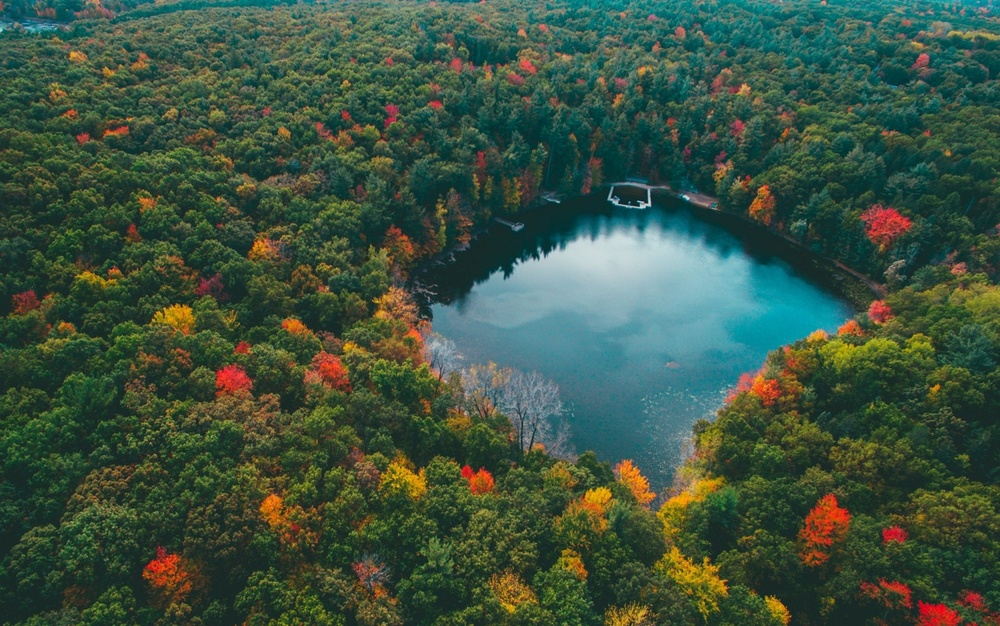
#> input picture uno.jpg, 1000 x 626 px, shrunk from 1600 x 1001 before the run
$ jupyter execute --allow-errors laboratorio1.ipynb
#> lines starting #> are read from the running program, lines starting #| are printed output that depends on the picture; long printed decimals are rounded
#> further down, img is the input picture: shape (626, 1000, 3); mean B, G, R 64.3, 82.5, 60.8
# Laboratorio 1

### Librerías

[cell 1]
import cv2
import numpy as np
import matplotlib.pyplot as plt

## Problema 1:
Desarrolle una función la cual reciba dos parámetros, una imagen y un entero llamado color, la función debe devolver una imagen la cual tenga activos los canales de color seg´un los siguientes puntos:

[cell 2]
def colores_activos(color,imagen):
#> called with color = 20
    alto = imagen.shape[0]
#> alto = 626
    ancho = imagen.shape[1]
#> ancho = 1000
    lienzo=np.zeros((alto,ancho,3))
    for i in range(0,alto):
        for j in range(0,ancho):
            pixel=imagen[i,j]
            red=pixel[0]
            green=pixel[1]
            blue=pixel[2]
            switcher = {
                1: [blue,0,0],
                2: [0,green,0],
                3: [0,0,red],
                10: [0,green,red],
                20: [blue,green,0],
                30: [blue,0,red]
            }
            lienzo[i,j] = switcher.get(color)
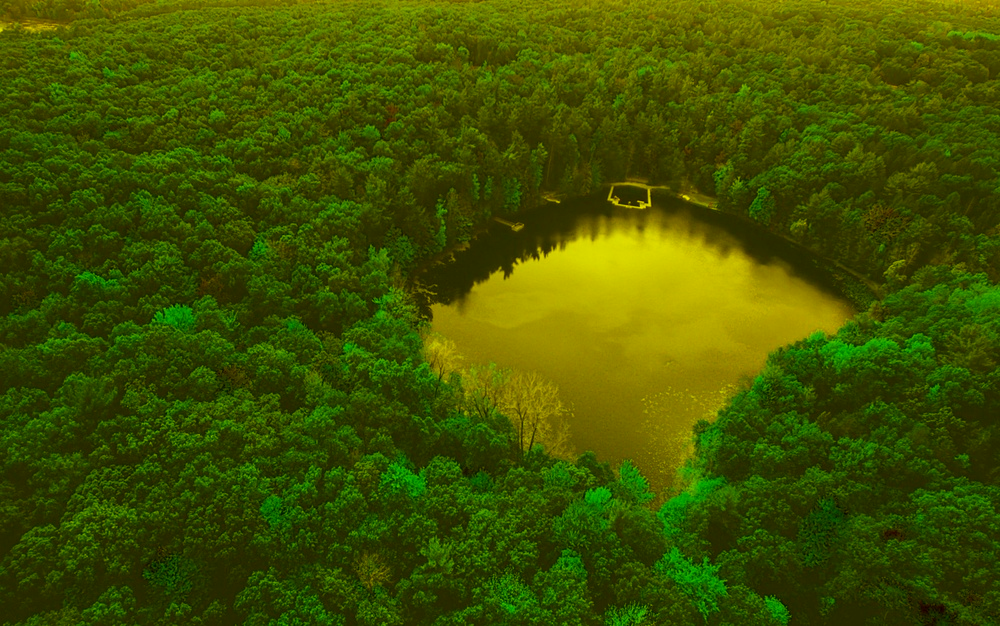
#> lienzo: shape (626, 1000, 3) float64; mean R, G, B 64.3, 82.5, 0
    cv2.imwrite('nuevo.jpg',lienzo)
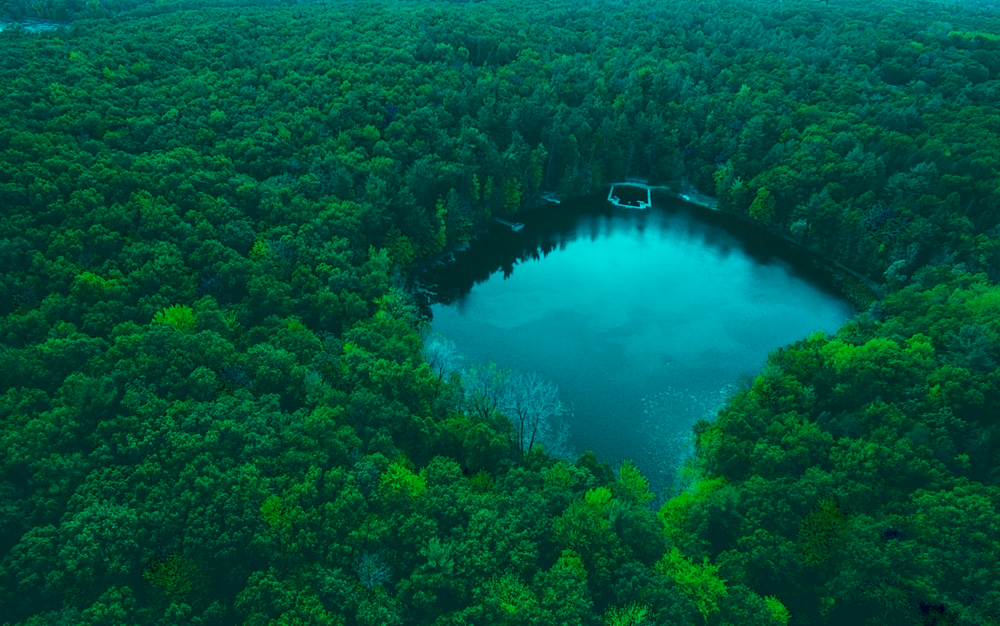
#> saved as nuevo.jpg: shape (626, 1000, 3); mean B, G, R 64.3, 82.5, 0
    nuevo = cv2.imread('nuevo.jpg')
    nuevo = cv2.cvtColor(nuevo,cv2.COLOR_BGR2RGB)
    return nuevo

[cell 3]
img = cv2.imread('uno.jpg')
img = cv2.cvtColor(img,cv2.COLOR_BGR2RGB)
plt.imshow(img)
plt.show

nuevo=colores_activos(20,img)
plt.imshow(nuevo)
plt.show
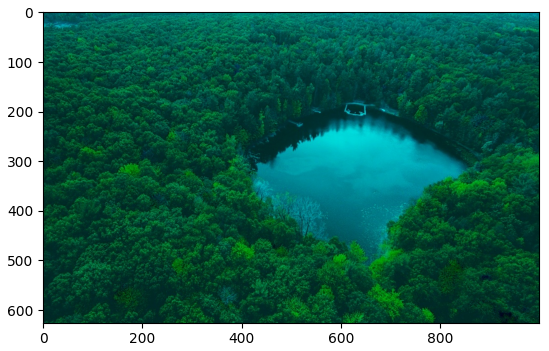
#> figure drawn by matplotlib, 1 panel

## Problema 2:
En el .zip del laboratorio se le compartió un conjunto de imágenes en escala de grises (imagen1, imagen2, perro) estas imágenes fueron creadas utilizando una escala de grises en 3D, cree una funcion que dadas las 3 imágenes se construya la imagen original a color.

[cell 4]
def gris_a_color(nombre):
    azul = cv2.imread(f"{nombre}/{nombre}_salida_gray_azul.jpg")
    rojo = cv2.imread(f"{nombre}/{nombre}_salida_gray_rojo.jpg")
    verde= cv2.imread(f"{nombre}/{nombre}_salida_gray_verde.jpg")
    alto = azul.shape[0]
    ancho = azul.shape[1]
    lienzo=np.zeros((alto,ancho,3))
    for i in range(0,alto):
        for j in range(0,ancho):
            pixelB=azul[i,j]
            pixelR=rojo[i,j]
            pixelV=verde[i,j]
            red=pixelR[0]
            green=pixelV[1]
            blue=pixelB[2]
            lienzo[i,j]= [blue,green,red]
    cv2.imwrite('nuevo.jpg',lienzo)
    nuevo = cv2.imread('nuevo.jpg')
    nuevo = cv2.cvtColor(nuevo,cv2.COLOR_BGR2RGB)
    return nuevo

#> (a cell that did not finish here is left out)

## Problema 3:
Cree una funcion que dada una imagen cree una escala de grises en tres dimensiones, tome en cuenta que su funcion debe crear 3 imágenes como salida. Para entregar este ejercicio debe incluir una las imágenes que haya utilizado como prueba y el resultado de las misma, no puede utilizar la imagen del Problema #2.

[cell 6]
def a_grises(nombre):
#> called with nombre = 'uno.jpg'
    img = cv2.imread(nombre)
    img = cv2.cvtColor(img,cv2.COLOR_BGR2RGB)
    alto  = img.shape[0]
#> alto = 626
    ancho = img.shape[1]
#> ancho = 1000
    lienzoR=np.zeros((alto,ancho,3))
    lienzoG=np.zeros((alto,ancho,3))
    lienzoB=np.zeros((alto,ancho,3))

    for i in range(0,alto):
        for j in range(0,ancho):
            pixel=img[i,j]
            red=pixel[0]
            green=pixel[1]
            blue=pixel[2]
            lienzoR[i,j] = [red,red,red]
            lienzoG[i,j] = [green,green,green]
            lienzoB[i,j] = [blue,blue,blue]
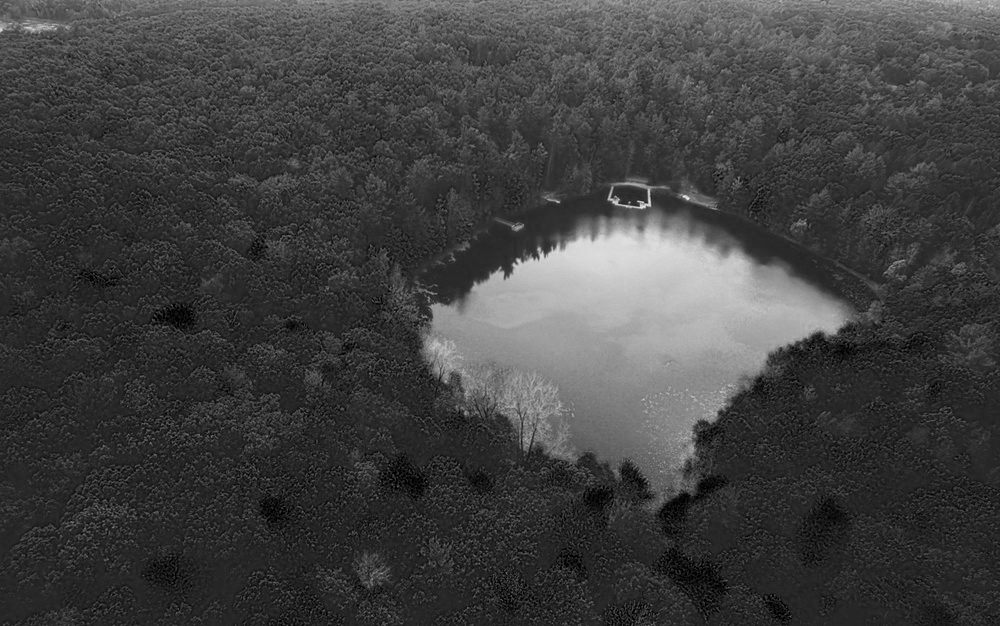
#> lienzoB: shape (626, 1000, 3) float64; min 0, max 234, mean 64.3
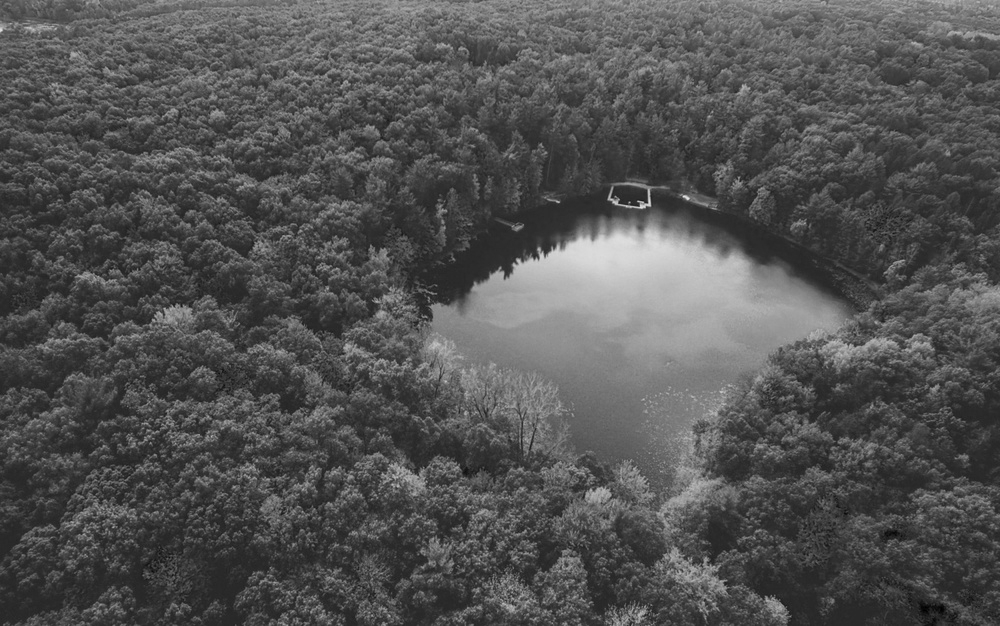
#> lienzoG: shape (626, 1000, 3) float64; min 0, max 226, mean 82.5
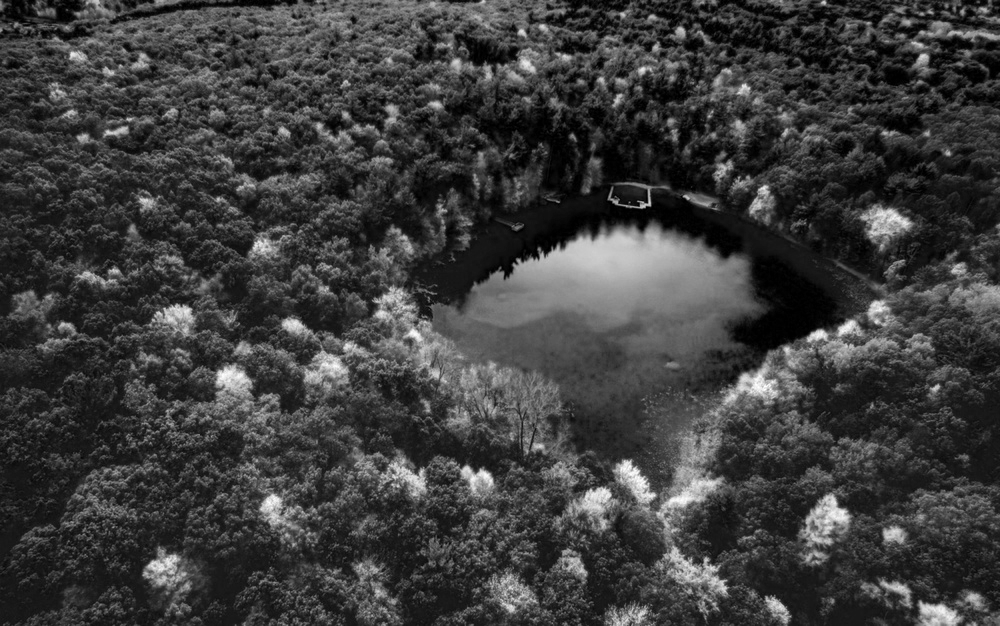
#> lienzoR: shape (626, 1000, 3) float64; min 0, max 255, mean 60.8
    cv2.imwrite('producida/producida_salida_gray_rojo.jpg',lienzoR)
    cv2.imwrite('producida/producida_salida_gray_verde.jpg',lienzoG)
    cv2.imwrite('producida/producida_salida_gray_azul.jpg',lienzoB)

[cell 7]
a_grises('uno.jpg')

## Problema 4:
Cree una funcion que dada una imagen, muestre el histograma de cada canal de color y el de escala de grises (utilice un promedio aritmético para su escala de grises, no puede usar funciones de opencv), sus histogramas deben incluir una linea vertical la cual muestre el valor de la media de la distribución

[cell 8]
def imagen_gris(imagen):
    alto  = imagen.shape[0]
    ancho = imagen.shape[1]
    nuevo=np.array([])
    for i in range(0,alto):
        for j in range(0,ancho):
            pixel=imagen[i,j]
            r=pixel[0]+pixel[1]+pixel[2]
            nuevo=np.append(nuevo,r)
    return nuevo

def media_color(imagen):
    colores=[[0,'blue'],[1,'green'],[2,'red'],[3,'gray']]
    for i in colores:
        nuevo=np.array([])
        plt.figure(figsize=(5,3))
        if i[1]!='gray':
            for j in imagen[:,:,i[0]]:
                nuevo=np.append(nuevo,j[:])
        else:
            # gris
            imagen_unica=imagen_gris(imagen)
            nuevo=np.round(imagen_unica/3)
        n = plt.hist(nuevo, bins=255)
        print('Media: ',nuevo.mean())
        x2 = [round(nuevo.mean()),round(nuevo.mean())]
        y2 = [0,n[0].max()]
        plt.plot(x2, y2, color = 'black')
        plt.hist(nuevo,bins=255,color=i[1])
        plt.show()

[cell 9]
img = cv2.imread("tres.jpg")
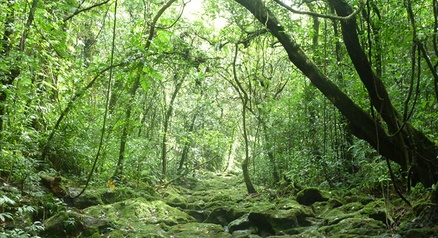
#> input picture tres.jpg, 438 x 238 px, shrunk from 700 x 380 before the run
#> img is the input picture: shape (238, 438, 3); mean B, G, R 69.9, 128, 101.2
media_color(img)
#> the loop in media_color, `for i in colores:` made 4 passes
#> (x2, y2) on pass 4: ([41, 41], [0, 1485])
#| Media:  41.392
#> pass 1, in media_color, `plt.show()`:
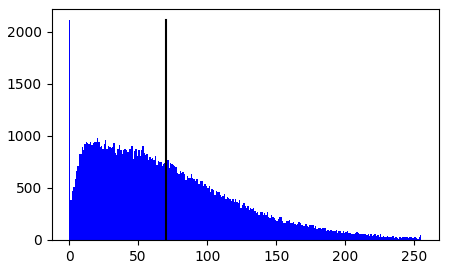
#> figure drawn by matplotlib, 1 panel; tallest bar 2111 high, from x = 0 to 1; tallest bar 2111 high, from x = 0 to 1
#> pass 2, in media_color, `plt.show()`:
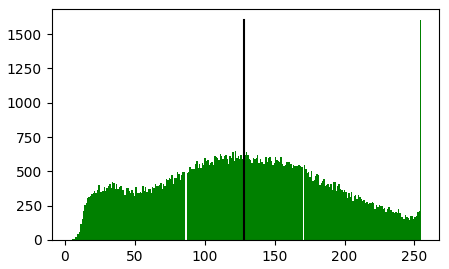
#> figure drawn by matplotlib, 1 panel; tallest bar 1603 high, from x = 254 to 255; tallest bar 1603 high, from x = 254 to 255

## Problema 5:
Investigue en que consiste el enfoque de escala de grises ponderado, luego de esto implemente una funcion que dada una imagen, realice una escala de grises ponderada (notar que no existe una solución única).

[cell 10]
img = cv2.imread("uno.jpg")
alto  = img.shape[0]
#> alto = 626
ancho = img.shape[1]
#> ancho = 1000
lienzo=np.zeros((alto,ancho,3))
for i in range(0,alto):
    for j in range(0,ancho):
        pixel=img[i,j]
        r=pixel[0]*0.29894+pixel[1]*0.58704+pixel[2]*0.11402
        r=np.round(r)
        lienzo[i,j] = [r,r,r]
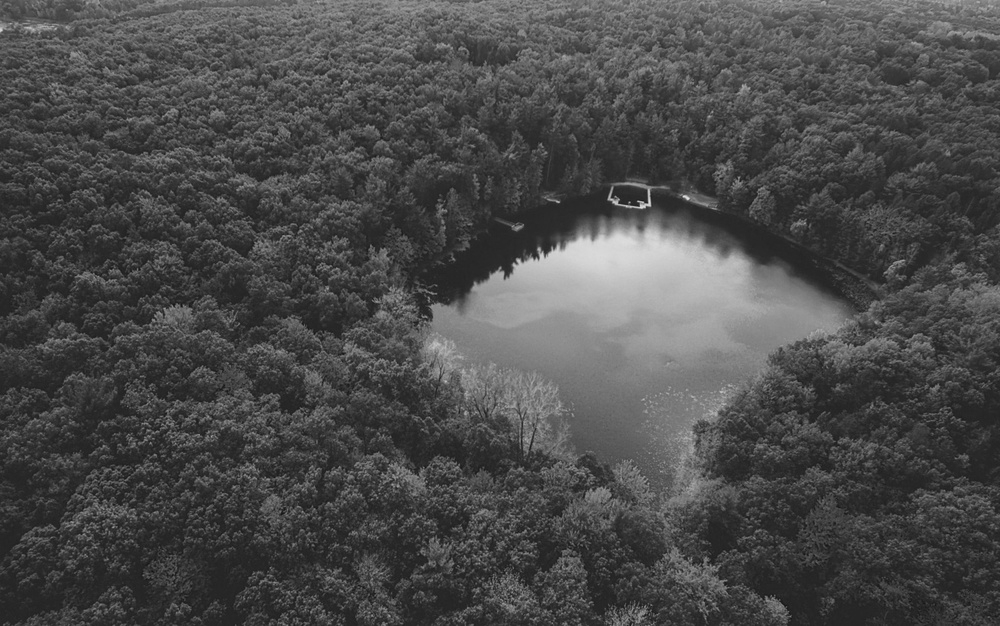
#> lienzo: shape (626, 1000, 3) float64; min 16, max 225, mean 74.6
cv2.imwrite('nuevo2.jpg',lienzo)
#> Out = True
